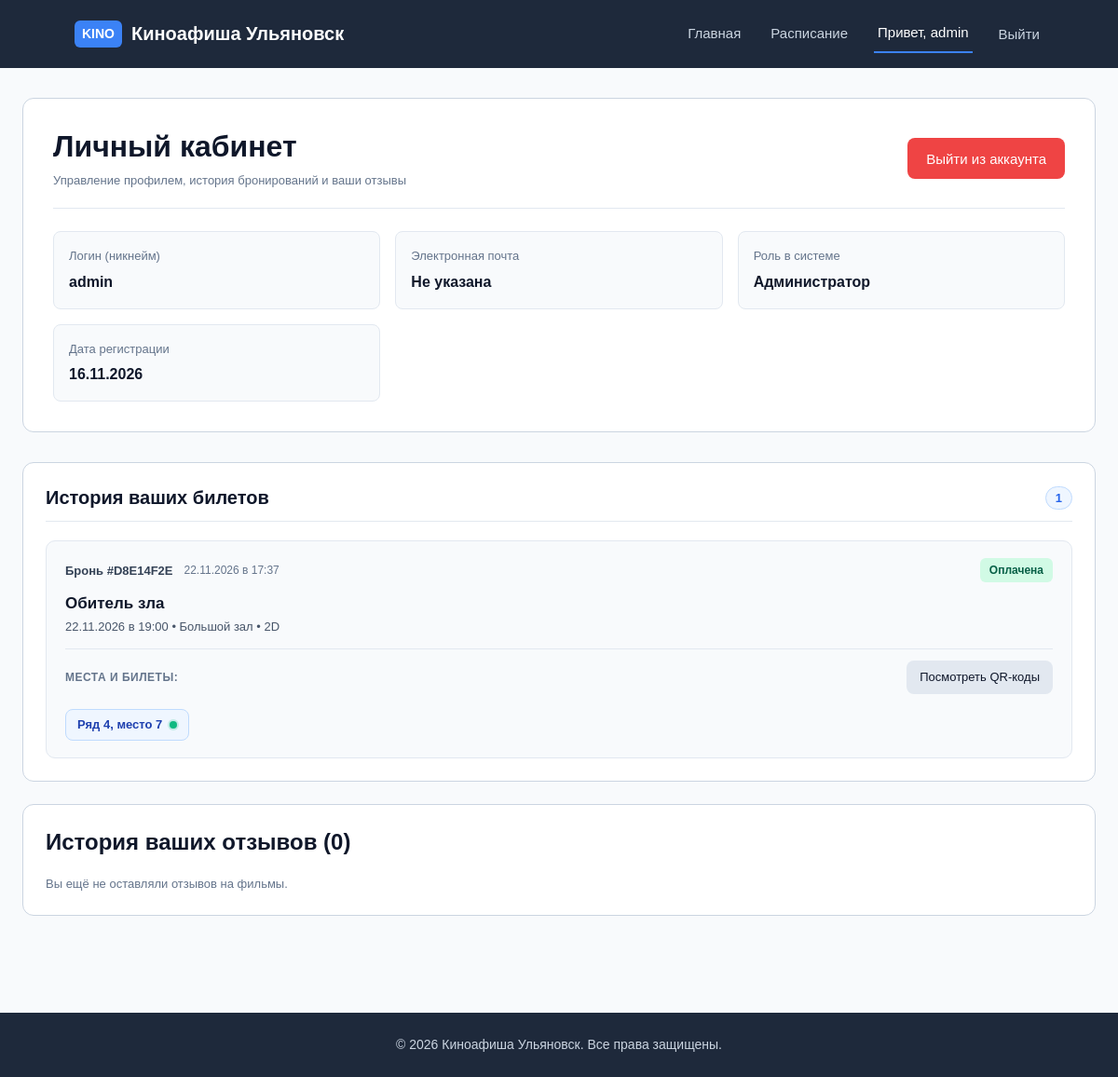
/profile/ (signed in), run on an earlier commit of the app's database.
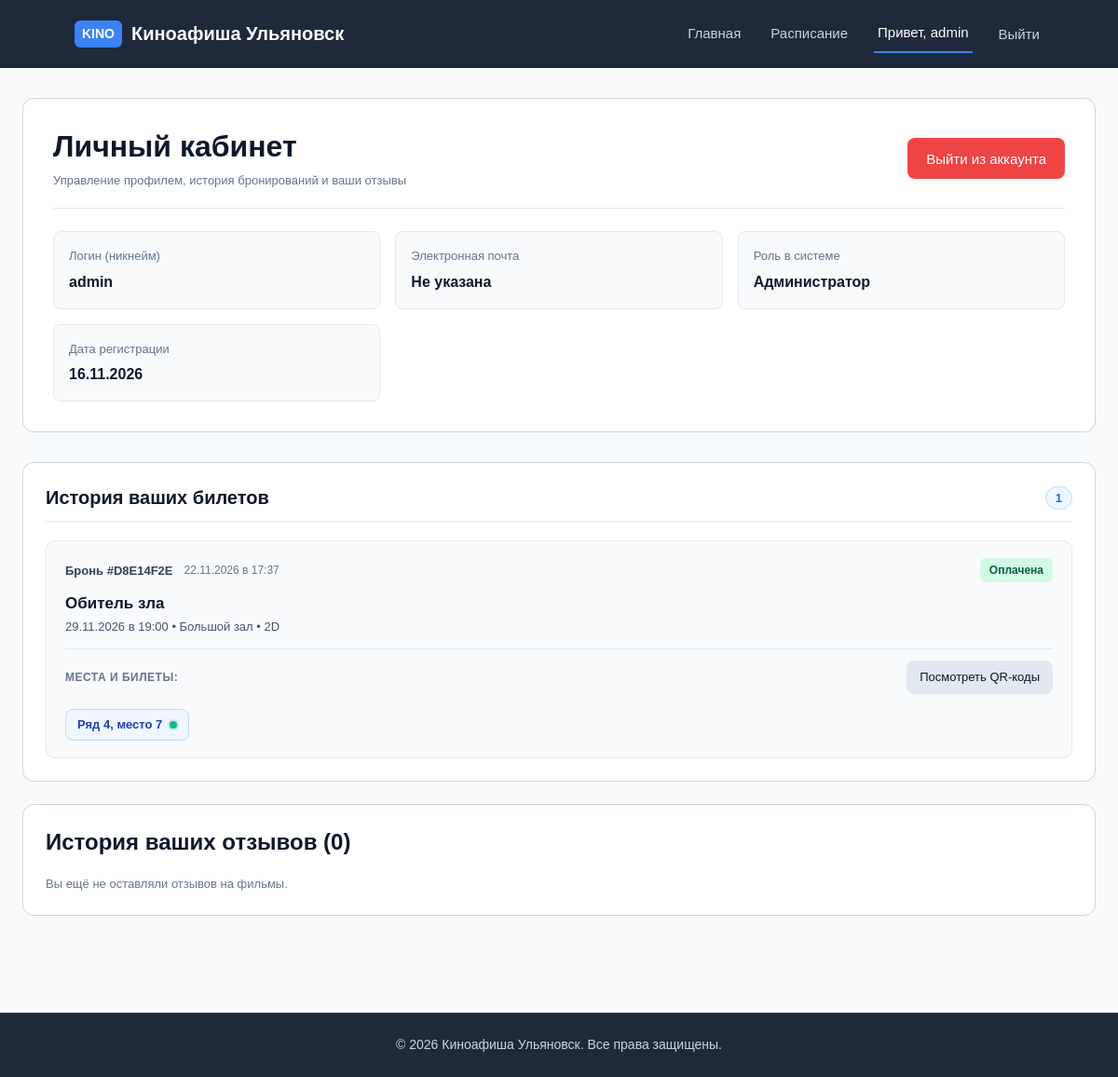
And on a later commit of the database.
### app/models.py (models this page shows, shortened)
class Booking(models.Model):
    STATUS_CHOICES = [
        ("pending", "Ожидает оплаты"),
        ("paid", "Оплачена"),
        ("cancelled", "Отменена"),
        ("expired", "Истекла по таймеру"),
    ]
    user = models.ForeignKey(
        User,
        on_delete=models.PROTECT,
        related_name="bookings",
        verbose_name="Клиент",
    )
    session = models.ForeignKey(
        Session,
        on_delete=models.PROTECT,
        related_name="bookings",
        verbose_name="Сеанс",
    )
    created_at = models.DateTimeField(auto_now_add=True, verbose_name="Дата создания")
    expires_at = models.DateTimeField(
        verbose_name="Срок действия брони", blank=True, null=True
    )
    status = models.CharField(
        max_length=20,
        choices=STATUS_CHOICES,
        default="pending",
        verbose_name="Статус брони",
    )
    total_amount = models.DecimalField(
        max_digits=10, decimal_places=2, default=0.00, verbose_name="Общая сумма"
    )
    booking_code = models.CharField(
        max_length=12, unique=True, blank=True, null=True, verbose_name="Код брони"
    )
    seats_count = models.PositiveIntegerField(default=1, verbose_name="Количество мест")
    class Meta:
        verbose_name = "Бронь"
        verbose_name_plural = "Брони"
        ordering = ["-created_at"]

class Session(models.Model):
    FORMAT_CHOICES = [
        ("2D", "2D"),
        ("3D", "3D"),
        ("IMAX", "IMAX"),
    ]
    STATUS_CHOICES = [
        ("scheduled", "Запланирован"),
        ("ongoing", "Идёт"),
        ("finished", "Завершён"),
        ("cancelled", "Отменён"),
    ]
    movie = models.ForeignKey(
        Movie,
        on_delete=models.PROTECT,
        related_name="sessions",
        verbose_name="Фильм",
    )
    hall = models.ForeignKey(
        Hall,
        on_delete=models.PROTECT,
        related_name="sessions",
        verbose_name="Зал",
    )
    start_time = models.DateTimeField(verbose_name="Время начала")
    end_time = models.DateTimeField(verbose_name="Время окончания")
    format = models.CharField(
        max_length=20, choices=FORMAT_CHOICES, default="2D", verbose_name="Формат"
    )
    language = models.CharField(
        max_length=50, default="Русский", verbose_name="Язык / Озвучка"
    )
    status = models.CharField(
        max_length=20,
        choices=STATUS_CHOICES,
        default="scheduled",
        verbose_name="Статус сеанса",
    )
    class Meta:
        verbose_name = "Сеанс"
        verbose_name_plural = "Сеансы"
        ordering = ["start_time"]

class Movie(models.Model):
    STATUS_CHOICES = [
        ("in_poster", "В афише"),
        ("hidden", "Скрыт"),
        ("archived", "Снят с показа"),
    ]
    title = models.CharField(max_length=255, verbose_name="Название фильма")
    description = models.TextField(verbose_name="Описание")
    duration_minutes = models.PositiveIntegerField(verbose_name="Длительность (мин)")
    age_rating = models.CharField(max_length=10, verbose_name="Возрастной рейтинг")
    release_year = models.PositiveIntegerField(verbose_name="Год релиза")
    poster = models.ImageField(
        upload_to="posters/", blank=True, null=True, verbose_name="Постер"
    )
    status = models.CharField(
        max_length=20,
        choices=STATUS_CHOICES,
        default="in_poster",
        verbose_name="Статус показа",
    )
    base_rating = models.DecimalField(
    max_digits=3,
    decimal_places=2,
    default=Decimal("0.00"),
    verbose_name="Базовая оценка",
    )
    average_rating = models.DecimalField(
    max_digits=3,
    decimal_places=2,
    default=Decimal("0.00"),
    verbose_name="Средний рейтинг",
    )
    class Meta:
        verbose_name = "Фильм"
        verbose_name_plural = "Фильмы"
        ordering = ["-release_year", "title"]

class Hall(models.Model):
    STATUS_CHOICES = [
        ("active", "Активен"),
        ("repair", "На ремонте"),
        ("closed", "Закрыт"),
    ]
    name = models.CharField(max_length=100, unique=True, verbose_name="Название зала")
    capacity = models.PositiveIntegerField(verbose_name="Вместимость")
    layout_config = models.TextField(
        blank=True, null=True, verbose_name="Конфигурация зала (JSON)"
    )
    status = models.CharField(
        max_length=20,
        choices=STATUS_CHOICES,
        default="active",
        verbose_name="Статус зала",
    )
    class Meta:
        verbose_name = "Зал"
        verbose_name_plural = "Залы"
        ordering = ["name"]

### app/views.py (the view)
# urls.py: path("profile/", views.profile_view, name="profile"),
@login_required
def profile_view(request):
    user_bookings_qs = Booking.objects.filter(user=request.user)
    for booking in user_bookings_qs.filter(status__in=["pending", "active"]):
        if booking.is_expired():
            booking.status = "expired"
            booking.save(update_fields=["status"])
    bookings = (
        user_bookings_qs.select_related("session__movie", "session__hall")
        .prefetch_related("items__seat", "tickets", "items")
        .order_by("-created_at")
    )
    reviews = (
        Review.objects.filter(user=request.user)
        .select_related("movie")
        .order_by("-created_at")
    )
    context = {
        "bookings": bookings,
        "reviews": reviews,
    }
    return render(request, "app/profile.html", context)

### app/templates/app/profile.html (shortened to what the changed rows need)
{% load static %}
<!DOCTYPE html>
<html lang="ru">
<head>
    <link rel="stylesheet" href="{% static 'css/style.css' %}">
</head>
<body>
    <main class="container">
        <section class="profile-header-box">
            <div class="profile-header-top">
                <div>
                    <h1>Личный кабинет</h1>
                </div>
            </div>
        </section>
        <section class="profile-section">
            <div class="profile-section-header">
                <h2>История ваших билетов</h2>
            </div>
            {% if bookings %}
                <div class="user-bookings-grid">
                    {% for booking in bookings %}
                        <article class="booking-card-item">
                            <div class="booking-card-top">
                                <div class="booking-meta-info">
                                    <span class="booking-id">Бронь #{{ booking.booking_code|default:booking.id }}</span>
                                    <span class="booking-date">{{ booking.created_at|date:"d.m.Y в H:i" }}</span>
                                </div>
                                <span class="status-badge status-{{ booking.status }}">{{ booking.get_status_display }}</span>
                            </div>
                            <div class="booking-movie-main">
                                <h3 class="booking-movie-title">
                                    <a href="{% url 'movie_detail' booking.session.movie.pk %}">
                                        {{ booking.session.movie.title }}
                                    </a>
                                </h3>
                                <p class="caption booking-session-time">
                                    {{ booking.session.start_time|date:"d.m.Y в H:i" }} • {{ booking.session.hall.name }} • {{ booking.session.format }}
                                </p>
                            </div>
                            {% if booking.status == 'pending' or booking.status == 'active' %}
                                <div class="booking-timer-box" data-expires="{% if booking.expires_at %}{{ booking.expires_at|date:'c' }}{% else %}{{ booking.created_at|date:'c' }}{% endif %}">
                                    <p class="caption">Заказ не оплачен. До истечения брони осталось:</p>
                                    <strong class="countdown-timer">15:00</strong>
                                </div>
                                <div style="margin-top: 12px;">
                                    <a href="{% url 'payment_page' booking.id %}" class="btn btn-primary btn-sm">Перейти к оплате</a>
                                </div>
                                <form action="{% url 'cancel_booking' booking.id %}" method="post" style="display:inline-block; margin-top: 8px;">
                                    {% csrf_token %}
                                    <button type="submit" class="btn btn-danger btn-sm">Отменить бронь</button>
                                </form>
                            {% elif booking.status == 'paid' %}
                                <div class="booking-tickets-container">
                                    <div style="display: flex; justify-content: space-between; align-items: center; margin-bottom: 8px;">
                                        <span class="booking-tickets-label">Места и билеты:</span>
                                        <a href="{% url 'payment_page' booking.id %}" class="btn btn-secondary btn-sm">
                                            Посмотреть QR-коды
                                        </a>
                                    </div>
                                    <div class="ticket-chips-row">
                                        {% for ticket in booking.tickets.all %}
                                            <div class="ticket-chip active">
                                                <span class="ticket-seat-text">Ряд {{ ticket.seat.row_number }}, место {{ ticket.seat.seat_number }}</span>
                                                <span class="ticket-status-dot" title="Билет активен"></span>
                                            </div>
                                        {% endfor %}
                                    </div>
                                </div>
                            {% endif %}
                        </article>
                    {% endfor %}
                </div>
            {% else %}
                <div class="empty-state-box">
                    <p class="caption">У вас пока нет оформленных билетов и заказов.</p>
                    <a href="{% url 'schedule' %}" class="btn btn-primary" style="margin-top: 12px;">Перейти к расписанию</a>
                </div>
            {% endif %}
        </section>
        <section class="profile-section">
            <h2>История ваших отзывов ({{ reviews.count }})</h2>
        </section>
    </main>
</body>
</html>

What changed in the data, as far as the page shows it:
changed through a linked row, Booking "Оплачена": session.start_time "22.11.2026 в 19:00" → "29.11.2026 в 19:00"
